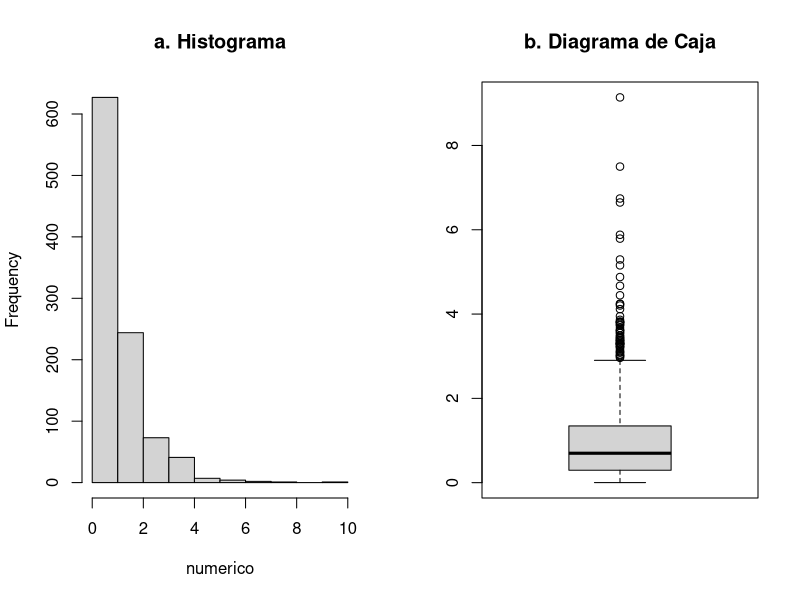

This chart was generated by the following R code:

# Rscript chart.csv.r

# Datos
datos <- read.csv("valores_exponenciales.csv")

# Asegurarse de que 'datos' es un vector numérico
numerico <- as.numeric(datos$valores)

pdf(file="CSV_DosChart.pdf")

# Una fila, dos columnas
par(mfrow = c(1, 2))

# Los siguientes gráficos se combinarán
hist(numerico,    main = "a. Histograma")        # Izquierda
boxplot(numerico, main = "b. Diagrama de Caja")  # Derecha

# Oscar Núñez Mori. Jaén, 10-Jul-2024. Basado en:
#  - R Charts (2024). Combinar gráficos en R.
#    https://r-charts.com/es/r-base/combinar-graficos/
#  - OpenAI (2024). ChatGPT (Ver. 10 Jul.)[Generar valores exponenciales CSV].
#    https://chatgpt.com/share/29c5e3a6-91a0-435e-8315-8169b6111e09

